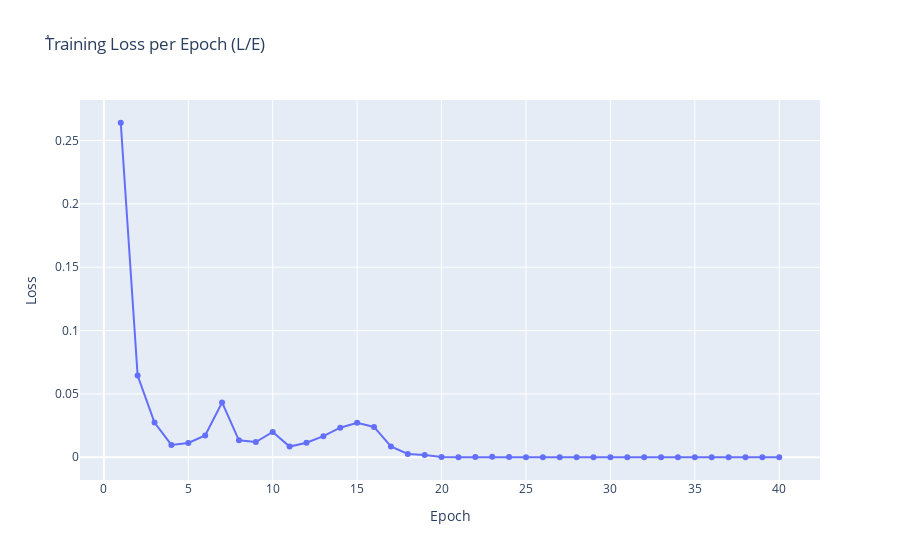

The notebook cell saved with this chart:
### Code cell
# Visualize the training loss
import plotly.offline as pyo
import plotly.graph_objs as go

# Extract the training losses and number of epochs
train_losses = train_model.history['loss']
epochs = len(train_losses)

# Plot the results
trace_train = go.Scatter(
    x=list(range(1, epochs + 1)),
    y=train_losses,
    mode='lines+markers',
    name='Train Loss'
)

layout = go.Layout(
    title='ُTraining Loss per Epoch (L/E)',
    xaxis=dict(title='Epoch'),
    yaxis=dict(title='Loss'),
    hovermode='closest'
)

fig = go.Figure(data=[trace_train], layout=layout)

pyo.iplot(fig)

### Figure 1 — Plotly figure (JSON) as saved in the notebook; plotly's stock layout.template omitted (floating-point values rounded to 4 significant figures)
{"data": [{"mode": "lines+markers", "name": "Train Loss", "type": "scatter", "x": [1, 2, 3, 4, 5, 6, 7, 8, 9, 10, 11, 12, 13, 14, 15, 16, 17, 18, 19, 20, 21, 22, 23, 24, 25, 26, 27, 28, 29, 30, 31, 32, 33, 34, 35, 36, 37, 38, 39, 40], "y": [0.264, 0.0645, 0.02745, 0.009779, 0.01124, 0.01716, 0.04327, 0.01336, 0.01205, 0.02, 0.00842, 0.01142, 0.01664, 0.02333, 0.02731, 0.02396, 0.008529, 0.002586, 0.001789, 0.0002294, 9.97e-05, 0.0001121, 0.0003084, 0.0001543, 0.0001024, 5.185e-05, 3.903e-05, 2.92e-05, 4.51e-05, 3.204e-05, 2.201e-05, 3.197e-05, 2.58e-05, 5.689e-05, 1.484e-05, 2.893e-05, 1.138e-05, 2.24e-05, 2.053e-05, 1.278e-05]}], "layout": {"hovermode": "closest", "title": {"text": "ُTraining Loss per Epoch (L/E)"}, "xaxis": {"title": {"text": "Epoch"}}, "yaxis": {"title": {"text": "Loss"}}}}
